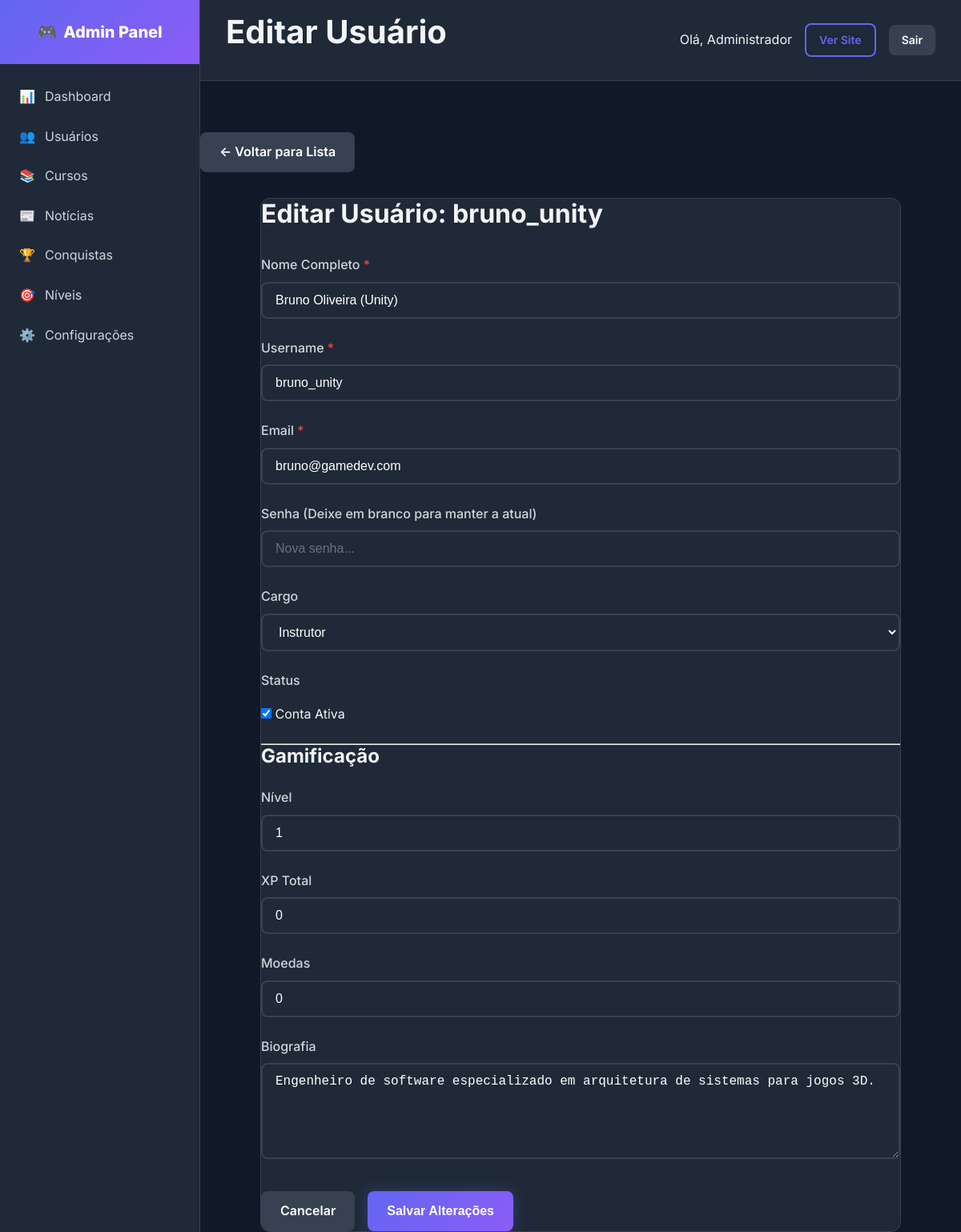
Screenshot of /admin/users/user-edit.php?id=5 (signed in) with the database file from the repository.
### tables this page shows
CREATE TABLE `users` (
    `id`                        INT UNSIGNED       NOT NULL AUTO_INCREMENT,
    `name`                      VARCHAR(100)       NOT NULL                          COMMENT 'Nome de exibição',
    `full_name`                 VARCHAR(200)       DEFAULT NULL                      COMMENT 'Nome completo',
    `first_name`                VARCHAR(100)       DEFAULT NULL                      COMMENT 'Primeiro nome',
    `last_name`                 VARCHAR(100)       DEFAULT NULL                      COMMENT 'Sobrenome',
    `username`                  VARCHAR(50)        NOT NULL                          COMMENT 'Username único',
    `email`                     VARCHAR(150)       NOT NULL                          COMMENT 'Email único para login',
    `password`                  VARCHAR(255)       NOT NULL                          COMMENT 'Hash bcrypt da senha',
    `role`                      ENUM('student','instructor','admin','super_admin')
                                                   NOT NULL DEFAULT 'student'        COMMENT 'Papel do usuário',
    `avatar`                    VARCHAR(500)       DEFAULT NULL                      COMMENT 'URL da foto de perfil',
    `bio`                       TEXT               DEFAULT NULL                      COMMENT 'Biografia',
    `phone`                     VARCHAR(20)        DEFAULT NULL                      COMMENT 'Telefone com DDD',
    `website`                   VARCHAR(255)       DEFAULT NULL                      COMMENT 'Site pessoal',
    `social_github`             VARCHAR(255)       DEFAULT NULL,
    `social_linkedin`           VARCHAR(255)       DEFAULT NULL,
    `social_twitter`            VARCHAR(255)       DEFAULT NULL,
    `social_youtube`            VARCHAR(255)       DEFAULT NULL,
    `specialization`            VARCHAR(255)       DEFAULT NULL                      COMMENT 'Área de especialização',
    `total_points`              INT UNSIGNED       NOT NULL DEFAULT 0                COMMENT 'Cache pontos gamificação',
    `xp_total`                  INT UNSIGNED       NOT NULL DEFAULT 0                COMMENT 'XP total do usuário',
    `coins`                     INT UNSIGNED       NOT NULL DEFAULT 0                COMMENT 'Moedas do usuário',
    `level`                     INT UNSIGNED       NOT NULL DEFAULT 1                COMMENT 'Nível atual do usuário',
    `streak_days`               INT UNSIGNED       NOT NULL DEFAULT 0                COMMENT 'Dias seguidos de atividade',
    `last_activity`             DATE               DEFAULT NULL                      COMMENT 'Data da última atividade',
    `email_verified_at`         TIMESTAMP          NULL DEFAULT NULL,
    `email_verification_token`  VARCHAR(100)       DEFAULT NULL,
    `password_reset_token`      VARCHAR(100)       DEFAULT NULL,
    `password_reset_expires`    TIMESTAMP          NULL DEFAULT NULL,
    `two_factor_secret`         VARCHAR(255)       DEFAULT NULL,
    `two_factor_enabled`        TINYINT(1)         NOT NULL DEFAULT 0,
    `last_login_at`             TIMESTAMP          NULL DEFAULT NULL,
    `last_login_ip`             VARCHAR(45)        DEFAULT NULL,
    `is_active`                 TINYINT(1)         NOT NULL DEFAULT 1,
    `status`                    ENUM('active','inactive','banned','pending')
                                                   NOT NULL DEFAULT 'active'        COMMENT 'Status do usuário',
    `preferences`               JSON               DEFAULT NULL,
    `created_at`                TIMESTAMP          NOT NULL DEFAULT CURRENT_TIMESTAMP,
    `updated_at`                TIMESTAMP          NOT NULL DEFAULT CURRENT_TIMESTAMP ON UPDATE CURRENT_TIMESTAMP,

    PRIMARY KEY (`id`),
    UNIQUE KEY `uk_users_email` (`email`),
    UNIQUE KEY `uk_users_username` (`username`),
    KEY `idx_users_role` (`role`),
    KEY `idx_users_active` (`is_active`),
    KEY `idx_users_status` (`status`),
    KEY `idx_users_created` (`created_at`),
    KEY `idx_users_points` (`total_points` DESC)
);

### includes/functions.php (called while the page is built, shortened)
<?php
if (!function_exists('url')) {
    function url(string $path = ''): string {
        $baseUrl = defined('BASE_URL') ? BASE_URL : 'http://localhost/gamedev-academy/';
        return rtrim($baseUrl, '/') . '/' . ltrim($path, '/');
    }
}
if (!function_exists('asset')) {
    function asset(string $path): string {
        $path = ltrim($path, '/');
        $protocol = (!empty($_SERVER['HTTPS']) && $_SERVER['HTTPS'] === 'on') ? 'https://' : 'http://';
        $host = $_SERVER['HTTP_HOST'] ?? 'localhost';
        $scriptName = $_SERVER['SCRIPT_NAME'];
        $pathParts = explode('/', trim($scriptName, '/'));
        $projectFolder = $pathParts[0] ?? '';
        if (!empty($projectFolder) && $projectFolder !== 'index.php') {
            return $protocol . $host . '/' . $projectFolder . '/assets/' . $path;
        }
        return $protocol . $host . '/assets/' . $path;
    }
}
if (!function_exists('escape')) {
    function escape(?string $string): string {
        return htmlspecialchars($string, ENT_QUOTES | ENT_HTML5, 'UTF-8');
    }
}
?>

### classes/Database.php (called while the page is built, shortened)
<?php
class Database {
    private static $instance = null;
    private $pdo;
    private function __construct() {
        try {
            $dsn = "mysql:host=" . DB_HOST . ";dbname=" . DB_NAME . ";charset=" . DB_CHARSET;
            $options = [
                PDO::ATTR_ERRMODE => PDO::ERRMODE_EXCEPTION,
                PDO::ATTR_DEFAULT_FETCH_MODE => PDO::FETCH_ASSOC,
                PDO::ATTR_EMULATE_PREPARES => false,
            ];
            $this->pdo = new PDO($dsn, DB_USER, DB_PASS, $options);
        } catch (PDOException $e) {
            die("Erro de conexão: " . $e->getMessage());
        }
    }
    public static function getInstance(): self {
        if (self::$instance === null) {
            self::$instance = new self();
        }
        return self::$instance;
    }
    public function query(string $sql, array $params = []): PDOStatement {
        $stmt = $this->pdo->prepare($sql);
        $stmt->execute($params);
        return $stmt;
    }
    public function fetch(string $sql, array $params = []): ?array {
        return $this->query($sql, $params)->fetch() ?: null;
    }
}

### classes/Auth.php (called while the page is built, shortened)
<?php
require_once __DIR__ . '/Database.php';
require_once __DIR__ . '/User.php';
class Auth {
    private $user;
    public function __construct() {
        $this->user = new User();
    }
    public function isLoggedIn(): bool {
        if (isset($_SESSION['user_id'])) {
            return true;
        }
        return false;
    }
    public function getCurrentUser(): ?array {
        return $this->user->find($_SESSION['user_id']);
    }
}

### classes/User.php (called while the page is built, shortened)
<?php
class User {
    private $db;
    public function __construct() {
        $this->db = Database::getInstance();
    }
    public function find(int $id): ?array {
        return $this->db->fetch("SELECT * FROM users WHERE id = ?", [$id]);
    }
}

### admin/users/user-edit.php (the view, shortened to what this page needs)
<?php
$pageTitle = 'Editar Usuário';
include '../includes/header.php';
$id = intval($_GET['id'] ?? 0);
$userModel = new User();
$user = $userModel->find($id);
?>
<div class="mb-4">
    <a href="<?= url('admin/users.php') ?>" class="btn btn-secondary">← Voltar para Lista</a>
</div>
<div class="card p-4" style="max-width: 800px; margin: 0 auto;">
    <h2 class="mb-4">Editar Usuário: <?= escape($user['username']) ?></h2>
    <form method="POST">
        <div class="row">
            <div class="col-md-6 mb-3">
                <label class="form-label">Nome Completo <span class="text-danger">*</span></label>
                <input type="text" name="full_name" class="form-control"
                       value="<?= escape($user['full_name']) ?>" required>
            </div>
            <div class="col-md-6 mb-3">
                <label class="form-label">Username <span class="text-danger">*</span></label>
                <input type="text" name="username" class="form-control"
                       value="<?= escape($user['username']) ?>" required>
            </div>
        </div>
        <div class="mb-3">
            <label class="form-label">Email <span class="text-danger">*</span></label>
            <input type="email" name="email" class="form-control"
                   value="<?= escape($user['email']) ?>" required>
        </div>
        <div class="mb-3">
            <label class="form-label">Senha (Deixe em branco para manter a atual)</label>
            <input type="password" name="password" class="form-control"
                   placeholder="Nova senha...">
        </div>
        <div class="row">
            <div class="col-md-6 mb-3">
                <label class="form-label">Cargo</label>
                <select name="role" class="form-control">
                    <option value="instructor" <?= $user['role'] === 'instructor' ? 'selected' : '' ?>>Instrutor</option>
                </select>
            </div>
            <div class="col-md-6 mb-3">
                <label class="form-label">Status</label>
                <div class="form-check mt-2">
                    <input type="checkbox" name="is_active" id="is_active" class="form-check-input"
                           <?= $user['is_active'] ? 'checked' : '' ?>>
                    <label class="form-check-label" for="is_active">Conta Ativa</label>
                </div>
            </div>
        </div>
        <hr class="my-4">
        <h3 class="mb-3">Gamificação</h3>
        <div class="row">
            <div class="col-md-4 mb-3">
                <label class="form-label">Nível</label>
                <input type="number" name="level" class="form-control" min="1"
                       value="<?= $user['level'] ?>">
            </div>
            <div class="col-md-4 mb-3">
                <label class="form-label">XP Total</label>
                <input type="number" name="xp_total" class="form-control" min="0"
                       value="<?= $user['xp_total'] ?>">
            </div>
            <div class="col-md-4 mb-3">
                <label class="form-label">Moedas</label>
                <input type="number" name="coins" class="form-control" min="0"
                       value="<?= $user['coins'] ?>">
            </div>
        </div>
        <div class="mb-3">
            <label class="form-label">Biografia</label>
            <textarea name="bio" class="form-control" rows="4"><?= escape($user['bio'] ?? '') ?></textarea>
        </div>
        <div class="d-flex justify-end gap-2 mt-4">
            <a href="<?= url('admin/users.php') ?>" class="btn btn-secondary">Cancelar</a>
            <button type="submit" class="btn btn-primary">Salvar Alterações</button>
        </div>
    </form>
</div>
<?php include '../includes/footer.php'; ?>

### admin/includes/header.php (shortened to what this page needs)
<?php
require_once __DIR__ . '/../../config/database.php';
require_once __DIR__ . '/../../classes/Database.php';
require_once __DIR__ . '/../../classes/User.php';
require_once __DIR__ . '/../../classes/Auth.php';
require_once __DIR__ . '/../../classes/News.php';
require_once __DIR__ . '/../../includes/functions.php';
require_once __DIR__ . '/../../includes/editorjs-loader.php';
$auth = new Auth();
$auth->requireAdmin();
$currentUser = $auth->getCurrentUser();
?>
<!DOCTYPE html>
<html lang="pt-BR">
<head>
    <link rel="stylesheet" href="<?= asset('css/main.css') ?>">
    <link rel="stylesheet" href="<?= asset('css/admin.css') ?>">
<?php
    if (class_exists('EditorJSLoader')) {
        EditorJSLoader::renderStyles();
    }
?>
</head>
<body>
    <div class="admin-layout">
        <?php include __DIR__ . '/sidebar.php'; ?>
        <main class="admin-main">
            <div class="admin-header">
                <h1><?= $pageTitle ?? 'Dashboard' ?></h1>
                <div class="d-flex align-center gap-2">
                    <span>Olá, <?= escape($currentUser['full_name']) ?></span>
                    <a href="<?= url() ?>" class="btn btn-sm btn-outline">Ver Site</a>
                    <a href="<?= url('logout.php') ?>" class="btn btn-sm btn-secondary">Sair</a>
                </div>
            </div>
            <div class="admin-content"></div>

### assets/css/main.css (style rules this page uses)
:root { --primary: #6366f1; --primary-dark: #4f46e5; --primary-light: #818cf8; --secondary: #10b981; --accent: #f59e0b; --danger: #ef4444; --warning: #f59e0b; --success: #10b981; --dark: #1e1e2e; --dark-light: #2a2a3e; --gray-900: #111827; --gray-800: #1f2937; --gray-700: #374151; --gray-600: #4b5563; --gray-500: #6b7280; --gray-400: #9ca3af; --gray-300: #d1d5db; --gray-200: #e5e7eb; --gray-100: #f3f4f6; --white: #ffffff; --gradient-primary: linear-gradient(135deg, #6366f1 0%, #8b5cf6 100%); --gradient-secondary: linear-gradient(135deg, #10b981 0%, #34d399 100%); --gradient-dark: linear-gradient(135deg, #1e1e2e 0%, #2a2a3e 100%); --gradient-hero: linear-gradient(135deg, #1e1e2e 0%, #2d1b69 50%, #1e1e2e 100%); --shadow-sm: 0 1px 2px rgba(0, 0, 0, 0.05); --shadow: 0 4px 6px -1px rgba(0, 0, 0, 0.1); --shadow-md: 0 10px 15px -3px rgba(0, 0, 0, 0.1); --shadow-lg: 0 20px 25px -5px rgba(0, 0, 0, 0.1); --shadow-glow: 0 0 20px rgba(99, 102, 241, 0.3); --radius-sm: 0.375rem; --radius: 0.5rem; --radius-lg: 0.75rem; --radius-xl: 1rem; --radius-full: 9999px; --transition: all 0.3s ease; --transition-fast: all 0.15s ease; }
* { margin: 0; padding: 0; box-sizing: border-box; }
html { scroll-behavior: smooth; }
body { font-family: 'Inter', -apple-system, BlinkMacSystemFont, 'Segoe UI', Roboto, sans-serif; background: var(--gray-900); color: var(--gray-100); line-height: 1.6; min-height: 100vh; }
a { color: var(--primary-light); text-decoration: none; transition: var(--transition-fast); }
h1, h2, h3, h4, h5, h6 { font-weight: 700; line-height: 1.2; margin-bottom: 0.5em; }
h1 { font-size: 2.5rem; }
h2 { font-size: 2rem; }
h3 { font-size: 1.5rem; }
.btn { display: inline-flex; align-items: center; justify-content: center; gap: 0.5rem; padding: 0.75rem 1.5rem; font-size: 1rem; font-weight: 600; border: none; border-radius: var(--radius); cursor: pointer; transition: var(--transition); text-decoration: none; }
.btn-primary { background: var(--gradient-primary); color: var(--white); box-shadow: var(--shadow-glow); }
.btn-secondary { background: var(--gray-700); color: var(--white); }
.btn-outline { background: transparent; border: 2px solid var(--primary); color: var(--primary); }
.btn-sm { padding: 0.5rem 1rem; font-size: 0.875rem; }
.form-label { display: block; margin-bottom: 0.5rem; font-weight: 500; color: var(--gray-300); }
.form-control { width: 100%; padding: 0.75rem 1rem; font-size: 1rem; color: var(--white); background: var(--gray-800); border: 2px solid var(--gray-700); border-radius: var(--radius); transition: var(--transition-fast); }
.form-control::placeholder { color: var(--gray-500); }
textarea.form-control { min-height: 120px; resize: vertical; }
select.form-control { cursor: pointer; }
.card { background: var(--gray-800); border-radius: var(--radius-lg); border: 1px solid var(--gray-700); overflow: hidden; transition: var(--transition); }
.text-danger { color: var(--danger); }
.mt-2 { margin-top: 1rem; }
.mt-4 { margin-top: 2rem; }
.mb-3 { margin-bottom: 1.5rem; }
.mb-4 { margin-bottom: 2rem; }
.d-flex { display: flex; }
.align-center { align-items: center; }
.gap-2 { gap: 1rem; }

### assets/css/admin.css (style rules this page uses)
.admin-layout { display: flex; min-height: 100vh; }
.admin-main { flex: 1; margin-left: 250px; min-height: 100vh; background: var(--gray-900); }
.admin-header { background: var(--gray-800); border-bottom: 1px solid var(--gray-700); padding: 1rem 2rem; display: flex; justify-content: space-between; align-items: center; }
.admin-content { padding: 2rem; }

### rows the page displays
users: full_name "Administrador"
users: username "bruno_unity", full_name "Bruno Oliveira (Unity)", email "bruno@gamedev.com", role "Instrutor", is_active "☑", level "1", xp_total "0", coins "0", bio "Engenheiro de software especializado em arquitetura de sistemas para jogos 3D."

### other values shown
$pageTitle "Editar Usuário"
